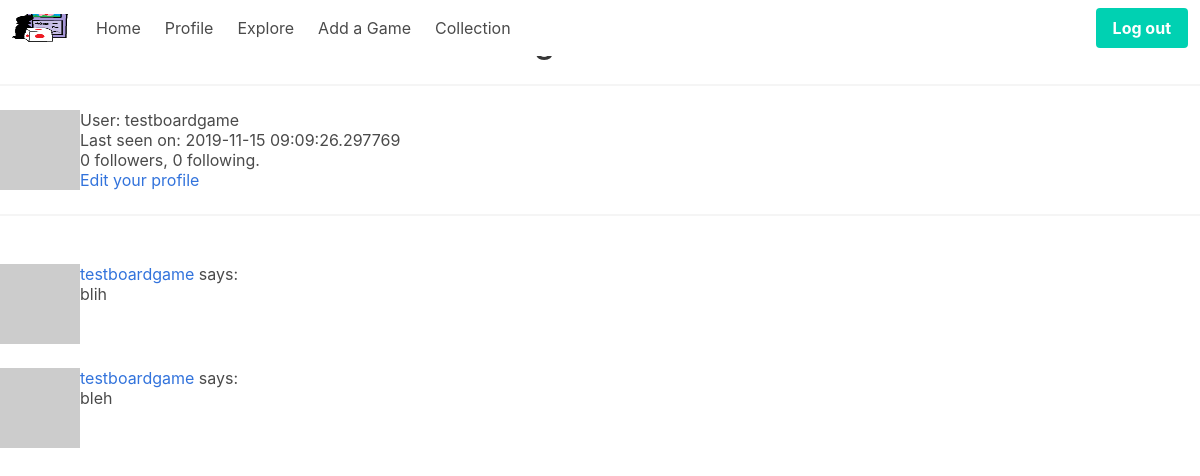
The page /user/testboardgame (signed in) on the database as committed earlier.
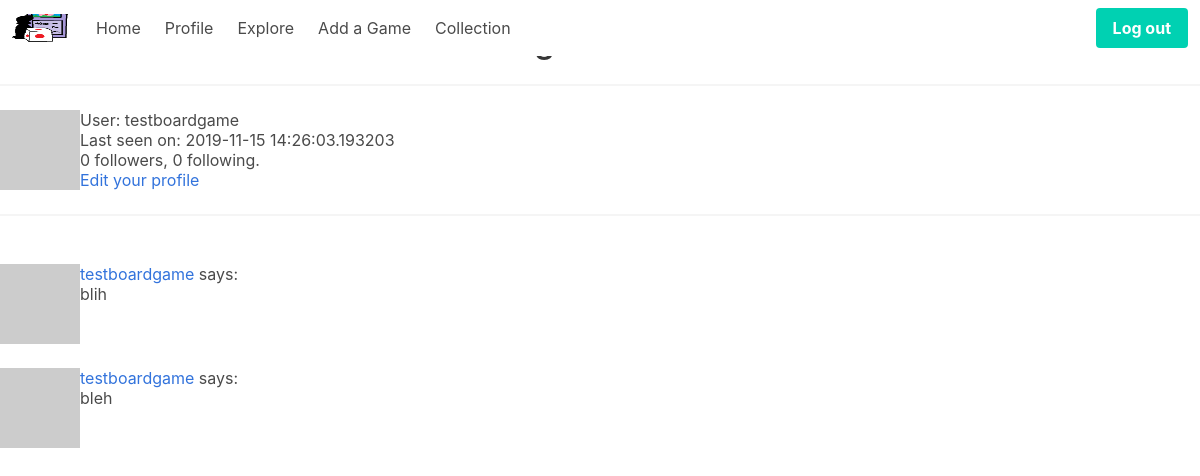
The same page on the database as committed later.
### app/models.py (models this page shows, shortened)
class User(UserMixin, db.Model):
    id = db.Column(db.Integer, primary_key=True)
    username = db.Column(db.String(64), index=True, unique=True)
    email = db.Column(db.String(120), index=True, unique=True)
    password_hash = db.Column(db.String(128))
    posts = db.relationship("Post", backref="author", lazy="dynamic")
    about_me = db.Column(db.String(140))
    last_seen = db.Column(db.DateTime, default=datetime.utcnow)
    followed = db.relationship(
        "User",
        secondary=followers,
        primaryjoin=(followers.c.follower_id == id),
        secondaryjoin=(followers.c.followed_id == id),
        backref=db.backref("followers", lazy="dynamic"),
        lazy="dynamic",
    )
    collection = db.relationship("Boardgame", secondary=boardgames, lazy="dynamic")
    def avatar(self, size):
        digest = md5(self.email.lower().encode("utf-8")).hexdigest()
        return "https://www.gravatar.com/avatar/{}?d=identicon&s={}".format(
            digest, size
        )

class Post(db.Model):
    id = db.Column(db.Integer, primary_key=True)
    body = db.Column(db.String(140))
    timestamp = db.Column(db.DateTime, index=True, default=datetime.utcnow)
    user_id = db.Column(db.Integer, db.ForeignKey("user.id"))

### app/routes.py (the view)
@app.route("/user/<username>")
@login_required
def user(username):
    user = User.query.filter_by(username=username).first_or_404()
    page = request.args.get("page", 1, type=int)
    posts = user.posts.order_by(Post.timestamp.desc()).paginate(
        page, app.config["POSTS_PER_PAGE"], False
    )
    next_url = (
        url_for("user", username=user.username, page=posts.next_num)
        if posts.has_next
        else None
    )
    prev_url = (
        url_for("user", username=user.username, page=posts.prev_num)
        if posts.has_prev
        else None
    )
    return render_template(
        "user.html", user=user, posts=posts.items, next_url=next_url, prev_url=prev_url
    )

### app/models.py (called while the page is built)
@login.user_loader
def load_user(id):
    return User.query.get(int(id))

### app/routes.py (called while the page is built)
@app.before_request
def before_request():
    if current_user.is_authenticated:
        current_user.last_seen = datetime.utcnow()
        db.session.commit()

### app/templates/user.html (shortened to what this page needs)
﻿{% extends "base.html" %}
{% block content %}
<table>
    <tr valign="top">
        <td><img src="{{ user.avatar(128) }}"></td>
        <td>
            <h1>User: {{ user.username }}</h1>
            {% if user.last_seen %}<p>Last seen on: {{ user.last_seen }}</p>{% endif %}
            <p>{{ user.followers.count() }} followers, {{ user.followed.count() }} following.</p>
            {% if user == current_user %}
            <p><a href="{{ url_for('edit_profile') }}">Edit your profile</a></p>
            {% elif not current_user.is_following(user) %}
            <p><a href="{{ url_for('follow', username=user.username) }}">Follow</a></p>
            {% else %}
            <p><a href="{{ url_for('unfollow', username=user.username) }}">Unfollow</a></p>
            {% endif %}
        </td>
    </tr>
</table>
<hr>
    {% for post in posts %}
        {% include '_post.html' %}
    {% endfor %}
{% endblock %}

### app/templates/base.html (shortened to what this page needs)
﻿<html>
<head>
    <link rel="stylesheet" href='/static/css/bulma.css' />
</head>
<body>
    {% if current_user.is_authenticated %}
    <div class="hero">
        <div class="container">
        <h1 class="title"> Boardgame Roulette </h1>
        </div>
    </div>
    {% endif %}
        <div class="navbar is-fixed-top" role="navigation">
            <div class="navbar-brand">
                {% if current_user.is_anonymous %}
                <div class="navbar-item">
                    <div class="buttons">
                        <a class="button is-primary" href="{{ url_for('login') }}"><strong>Login</strong></a>
                    </div>
                </div>
                {% else %}
                <a class="navbar-item" href="{{ url_for('index') }}">
                    <img src="/static/icon.jpeg" width="60" height="70">
                </a>
                <a class="navbar-item" href="{{ url_for('index') }}">Home</a>
                <a class="navbar-item" href="{{ url_for('user', username=current_user.username) }}">Profile</a>
                {% endif %}
            </div>
            <div id="navbarmenu" class="navbar-menu">
                {% if current_user.is_authenticated %}
                <a class="navbar-item" href="{{ url_for('explore') }}">Explore</a>
                <a class="navbar-item" href="{{ url_for('add_boardgame') }}">Add a Game</a>
                <a class="navbar-item" href="{{ url_for('collection') }}">Collection</a>
                <div class="navbar-end">
                    <div class="navbar-item">
                        <div class="buttons">
                            <a class="button is-primary" href="{{ url_for('logout') }}"><strong>Log out</strong></a>
                        </div>
                    </div>
                </div>
                {% endif %}
            </div>
        </div>
    <hr>
    {% block content %}{% endblock %}
</body>
</html>

### app/templates/_post.html
﻿<table>
    <tr valign="top">
        <td><img src="{{ post.author.avatar(36) }}"></td>
        <td>
            <a href="{{ url_for('user', username=post.author.username) }}">
                {{ post.author.username }}
            </a>
            says:<br>{{ post.body }}
        </td>
    </tr>
</table>

Rows that differ between the two databases and show on the page:
changed User "testboardgame": last_seen "2019-11-15 09:09:26.297769" → "2019-11-15 14:26:03.193203"
